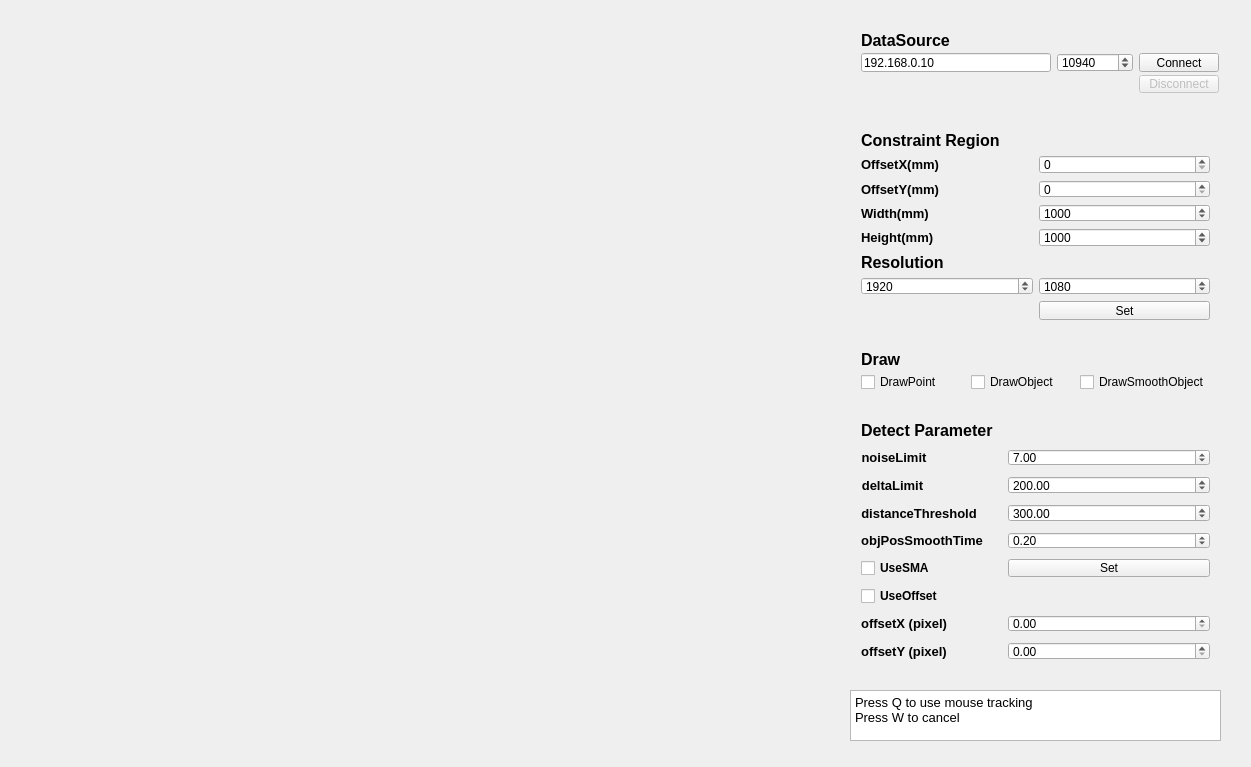
<?xml version="1.0" encoding="UTF-8"?>
<ui version="4.0">
 <class>Qt_urgClass</class>
 <widget class="QWidget" name="Qt_urgClass">
  <property name="geometry">
   <rect>
    <x>0</x>
    <y>0</y>
    <width>1251</width>
    <height>767</height>
   </rect>
  </property>
  <property name="windowTitle">
   <string>Qt_urg</string>
  </property>
  <widget class="QCustomPlot" name="plot" native="true">
   <property name="geometry">
    <rect>
     <x>30</x>
     <y>20</y>
     <width>791</width>
     <height>721</height>
    </rect>
   </property>
   <property name="sizePolicy">
    <sizepolicy hsizetype="Preferred" vsizetype="Preferred">
     <horstretch>0</horstretch>
     <verstretch>0</verstretch>
    </sizepolicy>
   </property>
   <property name="mouseTracking">
    <bool>false</bool>
   </property>
   <property name="focusPolicy">
    <enum>Qt::NoFocus</enum>
   </property>
   <property name="acceptDrops">
    <bool>false</bool>
   </property>
   <property name="autoFillBackground">
    <bool>false</bool>
   </property>
   <widget class="QLabel" name="FPS_Label">
    <property name="geometry">
     <rect>
      <x>70</x>
      <y>10</y>
      <width>381</width>
      <height>51</height>
     </rect>
    </property>
    <property name="font">
     <font>
      <family>Adobe Devanagari</family>
      <pointsize>12</pointsize>
      <weight>50</weight>
      <bold>false</bold>
     </font>
    </property>
    <property name="text">
     <string/>
    </property>
   </widget>
  </widget>
  <widget class="QWidget" name="gridLayoutWidget">
   <property name="geometry">
    <rect>
     <x>850</x>
     <y>20</y>
     <width>371</width>
     <height>84</height>
    </rect>
   </property>
   <layout class="QGridLayout" name="DataSource_Layout" rowstretch="0,0,0" columnstretch="5,2,0">
    <property name="rightMargin">
     <number>2</number>
    </property>
    <property name="horizontalSpacing">
     <number>6</number>
    </property>
    <property name="verticalSpacing">
     <number>3</number>
    </property>
    <item row="1" column="0">
     <widget class="QLineEdit" name="IP_Input">
      <property name="text">
       <string>192.168.0.10</string>
      </property>
     </widget>
    </item>
    <item row="2" column="2">
     <widget class="QPushButton" name="Disconnect_Button">
      <property name="enabled">
       <bool>false</bool>
      </property>
      <property name="text">
       <string>Disconnect</string>
      </property>
     </widget>
    </item>
    <item row="1" column="1">
     <widget class="QDoubleSpinBox" name="Port_number_input">
      <property name="decimals">
       <number>0</number>
      </property>
      <property name="maximum">
       <double>20000.000000000000000</double>
      </property>
      <property name="stepType">
       <enum>QAbstractSpinBox::DefaultStepType</enum>
      </property>
      <property name="value">
       <double>10940.000000000000000</double>
      </property>
     </widget>
    </item>
    <item row="1" column="2">
     <widget class="QPushButton" name="Connect_Button">
      <property name="text">
       <string>Connect</string>
      </property>
     </widget>
    </item>
    <item row="0" column="0">
     <widget class="QLabel" name="DataSource_Label">
      <property name="font">
       <font>
        <pointsize>12</pointsize>
        <weight>75</weight>
        <bold>true</bold>
       </font>
      </property>
      <property name="text">
       <string>DataSource</string>
      </property>
     </widget>
    </item>
   </layout>
  </widget>
  <widget class="QTextBrowser" name="textlabel">
   <property name="geometry">
    <rect>
     <x>850</x>
     <y>690</y>
     <width>371</width>
     <height>51</height>
    </rect>
   </property>
   <property name="font">
    <font>
     <weight>50</weight>
     <bold>false</bold>
    </font>
   </property>
   <property name="layoutDirection">
    <enum>Qt::LeftToRight</enum>
   </property>
   <property name="html">
    <string>&lt;!DOCTYPE HTML PUBLIC &quot;-//W3C//DTD HTML 4.0//EN&quot; &quot;http://www.w3.org/TR/REC-html40/strict.dtd&quot;&gt;
&lt;html&gt;&lt;head&gt;&lt;meta name=&quot;qrichtext&quot; content=&quot;1&quot; /&gt;&lt;style type=&quot;text/css&quot;&gt;
p, li { white-space: pre-wrap; }
&lt;/style&gt;&lt;/head&gt;&lt;body style=&quot; font-family:'PMingLiU'; font-size:9pt; font-weight:400; font-style:normal;&quot;&gt;
&lt;p style=&quot; margin-top:0px; margin-bottom:0px; margin-left:0px; margin-right:0px; -qt-block-indent:0; text-indent:0px;&quot;&gt;&lt;span style=&quot; font-size:10pt;&quot;&gt;Press Q to use mouse tracking&lt;/span&gt;&lt;/p&gt;
&lt;p style=&quot; margin-top:0px; margin-bottom:0px; margin-left:0px; margin-right:0px; -qt-block-indent:0; text-indent:0px;&quot;&gt;&lt;span style=&quot; font-size:10pt;&quot;&gt;Press W to cancel&lt;/span&gt;&lt;/p&gt;&lt;/body&gt;&lt;/html&gt;</string>
   </property>
  </widget>
  <widget class="QWidget" name="formLayoutWidget_4">
   <property name="geometry">
    <rect>
     <x>850</x>
     <y>410</y>
     <width>371</width>
     <height>261</height>
    </rect>
   </property>
   <layout class="QFormLayout" name="ConstrainrRegion_Layout_3">
    <property name="formAlignment">
     <set>Qt::AlignLeading|Qt::AlignLeft|Qt::AlignVCenter</set>
    </property>
    <property name="horizontalSpacing">
     <number>15</number>
    </property>
    <property name="verticalSpacing">
     <number>10</number>
    </property>
    <item row="0" column="0">
     <widget class="QLabel" name="DetectParm_Label">
      <property name="font">
       <font>
        <pointsize>12</pointsize>
        <weight>75</weight>
        <bold>true</bold>
       </font>
      </property>
      <property name="text">
       <string>Detect Parameter</string>
      </property>
     </widget>
    </item>
    <item row="1" column="0">
     <widget class="QLabel" name="noiseLimit">
      <property name="font">
       <font>
        <pointsize>10</pointsize>
        <weight>75</weight>
        <bold>true</bold>
       </font>
      </property>
      <property name="text">
       <string>noiseLimit</string>
      </property>
      <property name="textFormat">
       <enum>Qt::PlainText</enum>
      </property>
      <property name="alignment">
       <set>Qt::AlignCenter</set>
      </property>
     </widget>
    </item>
    <item row="1" column="1">
     <widget class="QDoubleSpinBox" name="noiseLimit_Input">
      <property name="sizePolicy">
       <sizepolicy hsizetype="Minimum" vsizetype="Fixed">
        <horstretch>0</horstretch>
        <verstretch>0</verstretch>
       </sizepolicy>
      </property>
      <property name="toolTipDuration">
       <number>-1</number>
      </property>
      <property name="layoutDirection">
       <enum>Qt::LeftToRight</enum>
      </property>
      <property name="autoFillBackground">
       <bool>false</bool>
      </property>
      <property name="decimals">
       <number>2</number>
      </property>
      <property name="minimum">
       <double>1.000000000000000</double>
      </property>
      <property name="maximum">
       <double>40.000000000000000</double>
      </property>
      <property name="value">
       <double>7.000000000000000</double>
      </property>
     </widget>
    </item>
    <item row="2" column="0">
     <widget class="QLabel" name="deltaLimit">
      <property name="font">
       <font>
        <pointsize>10</pointsize>
        <weight>75</weight>
        <bold>true</bold>
       </font>
      </property>
      <property name="text">
       <string>deltaLimit</string>
      </property>
      <property name="textFormat">
       <enum>Qt::PlainText</enum>
      </property>
      <property name="alignment">
       <set>Qt::AlignCenter</set>
      </property>
     </widget>
    </item>
    <item row="2" column="1">
     <widget class="QDoubleSpinBox" name="deltaLimit_Input">
      <property name="minimum">
       <double>0.000000000000000</double>
      </property>
      <property name="maximum">
       <double>1000.000000000000000</double>
      </property>
      <property name="singleStep">
       <double>200.000000000000000</double>
      </property>
      <property name="value">
       <double>200.000000000000000</double>
      </property>
     </widget>
    </item>
    <item row="3" column="0">
     <widget class="QLabel" name="distanceThreshold">
      <property name="font">
       <font>
        <pointsize>10</pointsize>
        <weight>75</weight>
        <bold>true</bold>
       </font>
      </property>
      <property name="text">
       <string>distanceThreshold</string>
      </property>
      <property name="textFormat">
       <enum>Qt::PlainText</enum>
      </property>
      <property name="alignment">
       <set>Qt::AlignCenter</set>
      </property>
     </widget>
    </item>
    <item row="3" column="1">
     <widget class="QDoubleSpinBox" name="distanceThreshold_Input">
      <property name="minimum">
       <double>0.000000000000000</double>
      </property>
      <property name="maximum">
       <double>1000.000000000000000</double>
      </property>
      <property name="value">
       <double>300.000000000000000</double>
      </property>
     </widget>
    </item>
    <item row="4" column="0">
     <widget class="QLabel" name="objPosSmoothTime">
      <property name="font">
       <font>
        <pointsize>10</pointsize>
        <weight>75</weight>
        <bold>true</bold>
       </font>
      </property>
      <property name="text">
       <string>objPosSmoothTime</string>
      </property>
      <property name="textFormat">
       <enum>Qt::PlainText</enum>
      </property>
      <property name="alignment">
       <set>Qt::AlignCenter</set>
      </property>
     </widget>
    </item>
    <item row="4" column="1">
     <widget class="QDoubleSpinBox" name="objPosSmoothTime_Input">
      <property name="minimum">
       <double>0.010000000000000</double>
      </property>
      <property name="maximum">
       <double>1.000000000000000</double>
      </property>
      <property name="value">
       <double>0.200000000000000</double>
      </property>
     </widget>
    </item>
    <item row="5" column="0">
     <widget class="QCheckBox" name="UseSMA">
      <property name="enabled">
       <bool>true</bool>
      </property>
      <property name="font">
       <font>
        <weight>75</weight>
        <bold>true</bold>
       </font>
      </property>
      <property name="text">
       <string>UseSMA</string>
      </property>
      <property name="checkable">
       <bool>true</bool>
      </property>
      <property name="checked">
       <bool>false</bool>
      </property>
     </widget>
    </item>
    <item row="5" column="1">
     <widget class="QPushButton" name="SetParm_Button">
      <property name="enabled">
       <bool>true</bool>
      </property>
      <property name="text">
       <string>Set</string>
      </property>
      <property name="checkable">
       <bool>true</bool>
      </property>
     </widget>
    </item>
    <item row="6" column="0">
     <widget class="QCheckBox" name="UseOffset">
      <property name="enabled">
       <bool>true</bool>
      </property>
      <property name="font">
       <font>
        <weight>75</weight>
        <bold>true</bold>
       </font>
      </property>
      <property name="text">
       <string>UseOffset</string>
      </property>
      <property name="checkable">
       <bool>true</bool>
      </property>
      <property name="checked">
       <bool>false</bool>
      </property>
     </widget>
    </item>
    <item row="7" column="0">
     <widget class="QLabel" name="cursoroffsetX_label">
      <property name="font">
       <font>
        <pointsize>10</pointsize>
        <weight>75</weight>
        <bold>true</bold>
       </font>
      </property>
      <property name="text">
       <string>offsetX (pixel)</string>
      </property>
      <property name="textFormat">
       <enum>Qt::PlainText</enum>
      </property>
      <property name="alignment">
       <set>Qt::AlignCenter</set>
      </property>
     </widget>
    </item>
    <item row="7" column="1">
     <widget class="QDoubleSpinBox" name="cursoroffsetX_Input">
      <property name="sizePolicy">
       <sizepolicy hsizetype="Minimum" vsizetype="Fixed">
        <horstretch>0</horstretch>
        <verstretch>0</verstretch>
       </sizepolicy>
      </property>
      <property name="toolTipDuration">
       <number>-1</number>
      </property>
      <property name="layoutDirection">
       <enum>Qt::LeftToRight</enum>
      </property>
      <property name="autoFillBackground">
       <bool>false</bool>
      </property>
      <property name="minimum">
       <double>0.000000000000000</double>
      </property>
      <property name="maximum">
       <double>5000.000000000000000</double>
      </property>
      <property name="value">
       <double>0.000000000000000</double>
      </property>
     </widget>
    </item>
    <item row="8" column="0">
     <widget class="QLabel" name="cursoroffsetY_label">
      <property name="font">
       <font>
        <pointsize>10</pointsize>
        <weight>75</weight>
        <bold>true</bold>
       </font>
      </property>
      <property name="text">
       <string>offsetY (pixel)</string>
      </property>
      <property name="textFormat">
       <enum>Qt::PlainText</enum>
      </property>
      <property name="alignment">
       <set>Qt::AlignCenter</set>
      </property>
     </widget>
    </item>
    <item row="8" column="1">
     <widget class="QDoubleSpinBox" name="cursoroffsetY_Input">
      <property name="minimum">
       <double>0.000000000000000</double>
      </property>
      <property name="maximum">
       <double>5000.000000000000000</double>
      </property>
      <property name="value">
       <double>0.000000000000000</double>
      </property>
     </widget>
    </item>
   </layout>
  </widget>
  <widget class="QWidget" name="gridLayoutWidget_2">
   <property name="geometry">
    <rect>
     <x>850</x>
     <y>340</y>
     <width>371</width>
     <height>61</height>
    </rect>
   </property>
   <layout class="QGridLayout" name="gridLayout">
    <item row="0" column="0">
     <widget class="QLabel" name="Draw_Label">
      <property name="font">
       <font>
        <pointsize>12</pointsize>
        <weight>75</weight>
        <italic>false</italic>
        <bold>true</bold>
        <underline>false</underline>
        <strikeout>false</strikeout>
       </font>
      </property>
      <property name="text">
       <string>Draw</string>
      </property>
     </widget>
    </item>
    <item row="3" column="1">
     <widget class="QCheckBox" name="DrawObject">
      <property name="text">
       <string>DrawObject</string>
      </property>
      <property name="checkable">
       <bool>true</bool>
      </property>
      <property name="checked">
       <bool>false</bool>
      </property>
     </widget>
    </item>
    <item row="3" column="2">
     <widget class="QCheckBox" name="DrawProObject">
      <property name="text">
       <string>DrawSmoothObject</string>
      </property>
      <property name="checkable">
       <bool>true</bool>
      </property>
      <property name="checked">
       <bool>false</bool>
      </property>
     </widget>
    </item>
    <item row="3" column="0">
     <widget class="QCheckBox" name="DrawPoint">
      <property name="enabled">
       <bool>true</bool>
      </property>
      <property name="text">
       <string>DrawPoint</string>
      </property>
      <property name="checkable">
       <bool>true</bool>
      </property>
      <property name="checked">
       <bool>false</bool>
      </property>
     </widget>
    </item>
   </layout>
  </widget>
  <widget class="QWidget" name="gridLayoutWidget_3">
   <property name="geometry">
    <rect>
     <x>850</x>
     <y>120</y>
     <width>371</width>
     <height>211</height>
    </rect>
   </property>
   <layout class="QGridLayout" name="gridLayout_2">
    <item row="2" column="0">
     <widget class="QLabel" name="OffsetX_label">
      <property name="font">
       <font>
        <pointsize>10</pointsize>
        <weight>75</weight>
        <bold>true</bold>
       </font>
      </property>
      <property name="text">
       <string>OffsetX(mm)</string>
      </property>
      <property name="textFormat">
       <enum>Qt::PlainText</enum>
      </property>
      <property name="alignment">
       <set>Qt::AlignLeading|Qt::AlignLeft|Qt::AlignVCenter</set>
      </property>
     </widget>
    </item>
    <item row="1" column="0">
     <widget class="QLabel" name="Constraint_Region_Label">
      <property name="font">
       <font>
        <pointsize>12</pointsize>
        <weight>75</weight>
        <bold>true</bold>
       </font>
      </property>
      <property name="text">
       <string>Constraint Region</string>
      </property>
     </widget>
    </item>
    <item row="5" column="0">
     <widget class="QLabel" name="Height_Label">
      <property name="font">
       <font>
        <pointsize>10</pointsize>
        <weight>75</weight>
        <bold>true</bold>
       </font>
      </property>
      <property name="text">
       <string>Height(mm)</string>
      </property>
      <property name="textFormat">
       <enum>Qt::PlainText</enum>
      </property>
      <property name="alignment">
       <set>Qt::AlignLeading|Qt::AlignLeft|Qt::AlignVCenter</set>
      </property>
     </widget>
    </item>
    <item row="5" column="1">
     <widget class="QDoubleSpinBox" name="Height_Input">
      <property name="decimals">
       <number>0</number>
      </property>
      <property name="minimum">
       <double>10.000000000000000</double>
      </property>
      <property name="maximum">
       <double>50000.000000000000000</double>
      </property>
      <property name="value">
       <double>1000.000000000000000</double>
      </property>
     </widget>
    </item>
    <item row="7" column="1">
     <widget class="QDoubleSpinBox" name="ResolutionHeight_Input">
      <property name="decimals">
       <number>0</number>
      </property>
      <property name="minimum">
       <double>10.000000000000000</double>
      </property>
      <property name="maximum">
       <double>50000.000000000000000</double>
      </property>
      <property name="value">
       <double>1080.000000000000000</double>
      </property>
     </widget>
    </item>
    <item row="3" column="0">
     <widget class="QLabel" name="OffsetY_label">
      <property name="font">
       <font>
        <pointsize>10</pointsize>
        <weight>75</weight>
        <bold>true</bold>
       </font>
      </property>
      <property name="text">
       <string>OffsetY(mm)</string>
      </property>
      <property name="textFormat">
       <enum>Qt::PlainText</enum>
      </property>
      <property name="alignment">
       <set>Qt::AlignLeading|Qt::AlignLeft|Qt::AlignVCenter</set>
      </property>
     </widget>
    </item>
    <item row="3" column="1">
     <widget class="QDoubleSpinBox" name="OffsetY_Input">
      <property name="decimals">
       <number>0</number>
      </property>
      <property name="minimum">
       <double>0.000000000000000</double>
      </property>
      <property name="maximum">
       <double>50000.000000000000000</double>
      </property>
      <property name="value">
       <double>0.000000000000000</double>
      </property>
     </widget>
    </item>
    <item row="4" column="0">
     <widget class="QLabel" name="Width_Label">
      <property name="font">
       <font>
        <pointsize>10</pointsize>
        <weight>75</weight>
        <bold>true</bold>
       </font>
      </property>
      <property name="text">
       <string>Width(mm)</string>
      </property>
      <property name="textFormat">
       <enum>Qt::PlainText</enum>
      </property>
      <property name="alignment">
       <set>Qt::AlignLeading|Qt::AlignLeft|Qt::AlignVCenter</set>
      </property>
     </widget>
    </item>
    <item row="8" column="1">
     <widget class="QPushButton" name="SetCR_Button">
      <property name="enabled">
       <bool>true</bool>
      </property>
      <property name="text">
       <string>Set</string>
      </property>
      <property name="checkable">
       <bool>true</bool>
      </property>
     </widget>
    </item>
    <item row="2" column="1">
     <widget class="QDoubleSpinBox" name="OffsetX_Input">
      <property name="sizePolicy">
       <sizepolicy hsizetype="Minimum" vsizetype="Fixed">
        <horstretch>0</horstretch>
        <verstretch>0</verstretch>
       </sizepolicy>
      </property>
      <property name="toolTipDuration">
       <number>-1</number>
      </property>
      <property name="layoutDirection">
       <enum>Qt::LeftToRight</enum>
      </property>
      <property name="autoFillBackground">
       <bool>false</bool>
      </property>
      <property name="decimals">
       <number>0</number>
      </property>
      <property name="minimum">
       <double>0.000000000000000</double>
      </property>
      <property name="maximum">
       <double>50000.000000000000000</double>
      </property>
      <property name="value">
       <double>0.000000000000000</double>
      </property>
     </widget>
    </item>
    <item row="7" column="0">
     <widget class="QDoubleSpinBox" name="ResolutionWidth_Input">
      <property name="decimals">
       <number>0</number>
      </property>
      <property name="minimum">
       <double>10.000000000000000</double>
      </property>
      <property name="maximum">
       <double>50000.000000000000000</double>
      </property>
      <property name="value">
       <double>1920.000000000000000</double>
      </property>
     </widget>
    </item>
    <item row="4" column="1">
     <widget class="QDoubleSpinBox" name="Width_Input">
      <property name="decimals">
       <number>0</number>
      </property>
      <property name="minimum">
       <double>14.000000000000000</double>
      </property>
      <property name="maximum">
       <double>50000.000000000000000</double>
      </property>
      <property name="value">
       <double>1000.000000000000000</double>
      </property>
     </widget>
    </item>
    <item row="6" column="0">
     <widget class="QLabel" name="Resolution_Label">
      <property name="font">
       <font>
        <pointsize>12</pointsize>
        <weight>75</weight>
        <bold>true</bold>
       </font>
      </property>
      <property name="text">
       <string>Resolution</string>
      </property>
     </widget>
    </item>
   </layout>
  </widget>
 </widget>
 <layoutdefault spacing="6" margin="11"/>
 <customwidgets>
  <customwidget>
   <class>QCustomPlot</class>
   <extends>QWidget</extends>
   <header>qcustomplot.h</header>
   <container>1</container>
  </customwidget>
 </customwidgets>
 <resources>
  <include location="Qt_urg.qrc"/>
 </resources>
 <connections/>
</ui>
